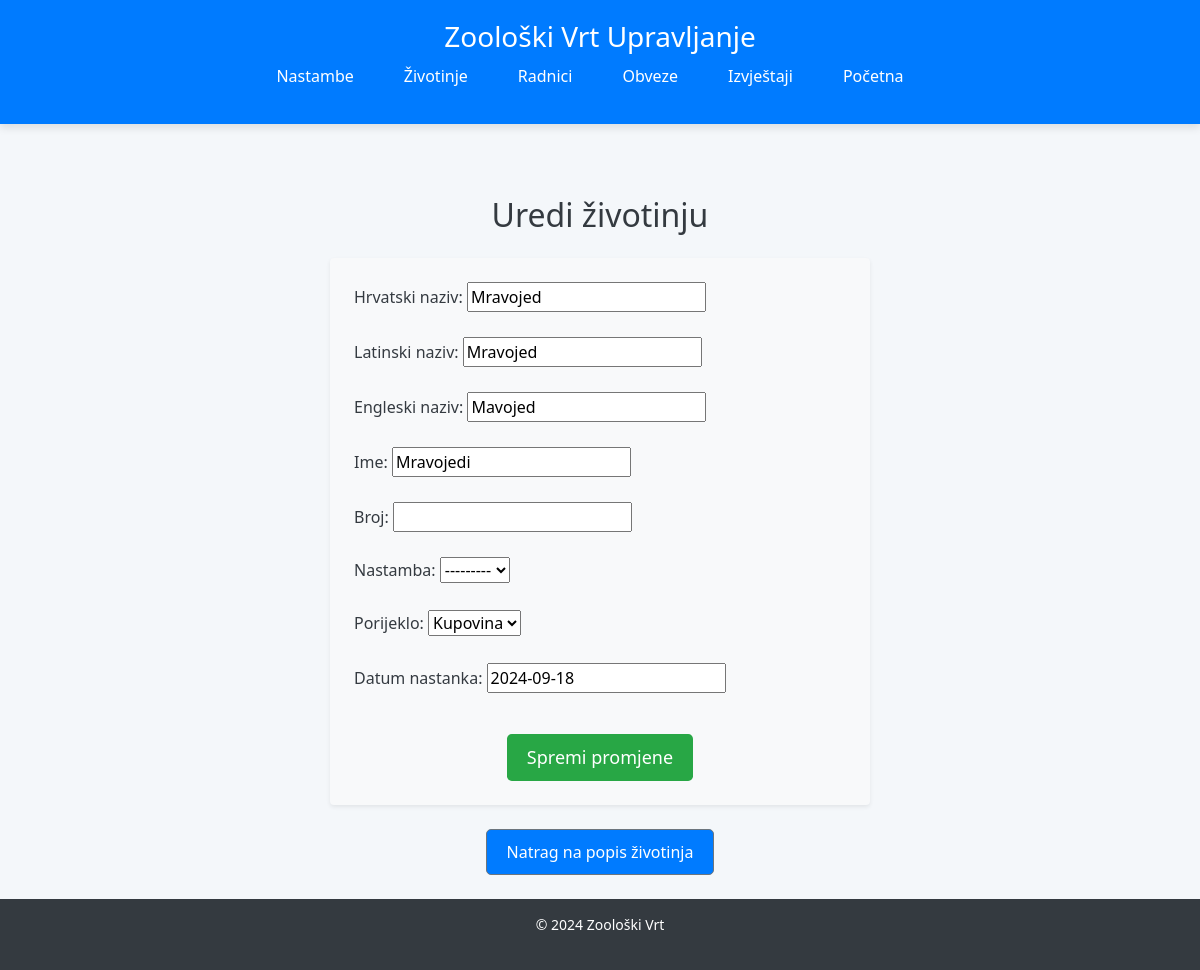
The page /zooloski/zivotinje/2/uredi/ on the database its author committed.
### Zooloski/models.py (models this page shows, shortened)
class Zivotinja(models.Model):
    class Meta:
        verbose_name = "Zivotinja"
        verbose_name_plural = "Zivotinje"
    hrvatski_naziv = models.CharField(max_length=255)
    latinski_naziv = models.CharField(max_length=255)
    engleski_naziv = models.CharField(max_length=255)
    ime = models.CharField(max_length=255, blank=True, null=True)
    broj = models.IntegerField(blank=True, null=True)  # for group animals
    nastamba = models.ForeignKey(Nastamba, on_delete=models.SET_NULL, null=True)
    porijeklo = models.CharField(max_length=50, choices=[
        ('Kupovina', 'Kupovina'),
        ('Donacija', 'Donacija'),
        ('Rođenje', 'Rođenje'),
    ])
    datum_nastanka = models.DateField()
    arhiviran = models.BooleanField(default=False)  # for archived animals (dead)

class Nastamba(models.Model):
    class Meta:
        verbose_name = "Nastamba"
        verbose_name_plural = "Nastambe"
    BROJ_CHOICES = [
        ('Mračna', 'Mračna'),
        ('Grijana', 'Grijana'),
        ('Osunčana', 'Osunčana'),
    ]
    id = models.AutoField(primary_key=True)
    vrsta = models.CharField(max_length=50, choices=BROJ_CHOICES)
    ime = models.CharField(max_length=100, blank=True, null=True)  # Opcionalno
    centralna_tocka_lat = models.FloatField()  # Latitude kao decimalna vrijednost
    centralna_tocka_lng = models.FloatField()  # Longitude kao decimalna vrijednost
    opis = models.TextField(blank=True, null=True)  # Možeš koristiti opisni tekst umjesto geometrije
    biljke = models.TextField(blank=True, null=True)
    stabla = models.TextField(blank=True, null=True)
    sekundarne_zivotinje = models.TextField(blank=True, null=True)
    evidencija_prisutnosti = models.BooleanField(default=False)  # Prisutnost slučajno/namjerno
    je_aktivna = models.BooleanField(default=True)
    def __str__(self):
        return self.ime or f'Nastamba {self.broj}'

### Zooloski/views.py (the view)
# urls.py: path('zivotinje/<int:id>/uredi/', views.zivotinja_update, name='zivotinja_update'),  # URL za uređivanje životinja
def zivotinja_update(request, id):
    zivotinja = get_object_or_404(Zivotinja, id=id)  # Dohvati životinju ili prikaži grešku 404
    if request.method == 'POST':
        form = ZivotinjaForm(request.POST, instance=zivotinja)
        if form.is_valid():
            form.save()
            return redirect('zivotinja_list')  # Nakon uređivanja, preusmjeri nazad na listu životinja
    else:
        form = ZivotinjaForm(instance=zivotinja)
    return render(request, 'zivotinja_form.html', {'form': form})

### Zooloski/forms.py
class ZivotinjaForm(forms.ModelForm):
    class Meta:
        model = Zivotinja
        fields = ['hrvatski_naziv', 'latinski_naziv', 'engleski_naziv', 'ime', 'broj', 'nastamba', 'porijeklo', 'datum_nastanka']

### Zooloski/templates/zivotinja_form.html (shortened to what this page needs)
{% extends 'base.html' %}
{% block content %}
<div class="container mt-5">
    <h2 class="text-center mb-4">{{ form.instance.pk|yesno:"Uredi životinju,Dodaj novu životinju" }}</h2>
    <form method="POST" class="p-4 shadow-sm bg-light rounded">
        {{ form.as_p }}
        <div class="text-center">
            <button type="submit" class="btn btn-success btn-lg mt-3">{{ form.instance.pk|yesno:"Spremi promjene,Spremi" }}</button>
        </div>
    </form>
    <div class="text-center mt-4">
        <a href="{% url 'zivotinja_list' %}" class="btn btn-secondary">Natrag na popis životinja</a>
    </div>
</div>
{% endblock %}

### Zooloski/templates/base.html (style rules this page uses)
html, body { height: 100%; font-family: 'Segoe UI', Tahoma, Geneva, Verdana, sans-serif; background-color: #f4f7fa; color: #343a40; }
body { display: flex; flex-direction: column; }
.container { max-width: 1140px; }
h1, p { margin-bottom: 20px; }
a.btn { background-color: #007bff; color: white; font-weight: 500; padding: 10px 20px; border-radius: 5px; text-decoration: none; transition: background-color 0.3s ease; }

### Zooloski/templates/zivotinja_form.html (style rules this page uses)
.container { max-width: 600px; margin: 0 auto; }
form { background-color: #f8f9fa; border-radius: 8px; border: none; }
.btn-success { background-color: #28a745; color: white; border: none; padding: 10px 20px; font-size: 18px; }
.btn-secondary { padding: 10px 20px; font-size: 16px; color: white; }

### rows shown on the page
Zivotinja: instance.pk "Uredi životinju", hrvatski_naziv "Mravojed", latinski_naziv "Mravojed", engleski_naziv "Mavojed", ime "Mravojedi", nastamba "---------", porijeklo "Kupovina", datum_nastanka "2024-09-18", instance.pk "Spremi promjene"
